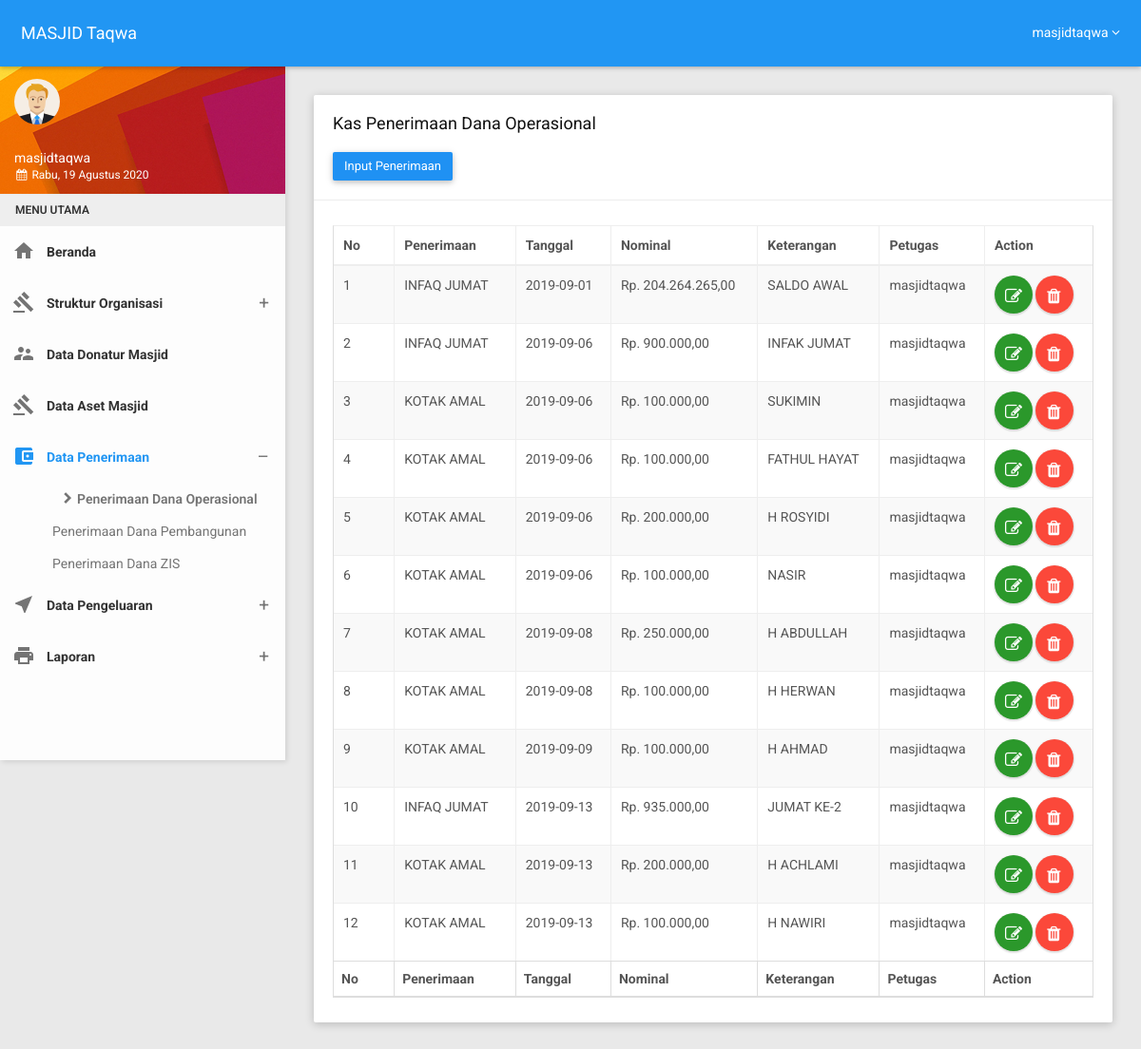
The app's page /index.php?page=Infaq (signed in) with its own data.
### tables this page shows
CREATE TABLE `tr_infaq` (
  `id_infaq` int(11) NOT NULL,
  `jenis_infaq` enum('INFAQ JUMAT','KOTAK AMAL','INFAQ LAINNYA') NOT NULL,
  `tanggal` date NOT NULL,
  `nominal` varchar(255) NOT NULL,
  `keterangan` varchar(255) NOT NULL,
  `id_petugas` int(11) NOT NULL,
  `publish` enum('T','F') NOT NULL
);

CREATE TABLE `m_petugas` (
  `id_petugas` int(11) NOT NULL,
  `nama_petugas` varchar(255) NOT NULL,
  `jenis_kelamin` enum('L','P') NOT NULL,
  `no_hp` varchar(255) NOT NULL,
  `user` varchar(255) NOT NULL,
  `password` varchar(255) NOT NULL,
  `level` enum('ADMIN','USER') NOT NULL,
  `id_masjid` int(11) DEFAULT NULL,
  `publish` enum('T','F') NOT NULL
);

### page/tr_infaq.php (the view, shortened to what this page needs)
<?php
$b = !empty($_GET['b']) ? $_GET['b'] : "reset";
?>
<?php
$kdb = koneksidatabase();
    switch ($b)
    {
        case "reset" : curd_read(); break;
    }
    function curd_read()
    {
        ?>
        <div class="row clearfix">
            <div class="col-lg-12 col-md-12 col-sm-12 col-xs-12">
                <div class="card">
                    <div class="header">
                        <h2>
                            Kas Penerimaan Dana Operasional
                        </h2>
                        <br>
                        <button <?php if ($_SESSION['level'] == 'ADMIN') {
                            echo "class='hidden'";
                        } ?> type="button" class="btn btn-primary waves-effect" data-toggle="modal" data-target="#myModal">Input Penerimaan</button>
                    </div>
                    <div class="body">
                        <div class="table-responsive">
                        <table class="table table-bordered table-striped table-hover js-basic-example dataTable">
                                <thead>
                                    <tr>
                                        <th>No</th>
                                        <th <?php if ($_SESSION['level'] == 'ADMIN') {
                                            echo "class='hidden'";
                                        } ?>>Penerimaan</th>
                                        <th <?php if ($_SESSION['level'] == 'ADMIN') {
                                            echo "class='hidden'";
                                        } ?>>Tanggal</th>
                                        <th <?php if ($_SESSION['level'] == 'ADMIN') {
                                            echo "class='hidden'";
                                        } ?>>Nominal</th>
                                        <th <?php if ($_SESSION['level'] == 'ADMIN') {
                                            echo "class='hidden'";
                                        } ?>>Keterangan</th>
                                        <th>Petugas</th>
                                        <th>Action</th>
                                    </tr>
                                </thead>
                                <tfoot>
                                    <tr>
                                        <th>No</th>
                                        <th <?php if ($_SESSION['level'] == 'ADMIN') {
                                            echo "class='hidden'";
                                        } ?>>Penerimaan</th>
                                        <th <?php if ($_SESSION['level'] == 'ADMIN') {
                                            echo "class='hidden'";
                                        } ?>>Tanggal</th>
                                        <th <?php if ($_SESSION['level'] == 'ADMIN') {
                                            echo "class='hidden'";
                                        } ?>>Nominal</th>
                                        <th <?php if ($_SESSION['level'] == 'ADMIN') {
                                            echo "class='hidden'";
                                        } ?>>Keterangan</th>
                                        <th>Petugas</th>
                                        <th>Action</th>
                                    </tr>
                                </tfoot>
                                <tbody>
                                    <?php
                                    $hasil = sql_select();
                                    $i=1;
                                    while ($t = mysqli_fetch_array($hasil))
                                    {
                                        ?>
                                        <tr>
                                            <td><?php echo $i; ?></td>
                                            <td <?php if ($_SESSION['level'] == 'ADMIN') {
                                            echo "class='hidden'";
                                        } ?>><?php echo $t['jenis_infaq']; ?></td>
                                            <td <?php if ($_SESSION['level'] == 'ADMIN') {
                                            echo "class='hidden'";
                                        } ?>><?php echo $t['tanggal']; ?></td>
                                            <td <?php if ($_SESSION['level'] == 'ADMIN') {
                                            echo "class='hidden'";
                                        } ?>>Rp. <?php echo number_format($t['nominal'],2,',','.');?></td>
                                            <td <?php if ($_SESSION['level'] == 'ADMIN') {
                                            echo "class='hidden'";
                                        } ?>><?php echo $t['keterangan']; ?></td>
                                            <td><?php echo $t['nama_petugas']; ?></td>
                                            <td>
                                            <a <?php if ($_SESSION['level'] == 'ADMIN') {
                                            echo "class='hidden'";
                                        } ?> href="?page=Infaq&b=edit&infaq=<?php echo $t['id_infaq']; ?>" class="btn btn-success btn-circle waves-effect waves-circle waves-float" title="Edit"> <i class="fa fa-edit"> </i> </a>
                                            <button <?php if ($_SESSION['level'] == 'ADMIN') {
                                            echo "class='hidden'";
                                        } ?> class="btn btn-danger btn-circle waves-effect waves-circle waves-float" title="Hapus" data-toggle="modal" data-target="#myModalh<?php echo $t['id_infaq']; ?>"><i class="fa fa-trash"></i></button>
                                        </td>
                                    </tr>
                        <?php
                        $i++;
}
?>
</tbody>
</table>
</div>
</div>
</div>
</div>
</div>
<?php
}
?>
<?php
function koneksidatabase()
{
    include('./koneksi/koneksi.php');
    return $kdb;
}
function sql_select()
{
    global $kdb;
    if ($_SESSION['level'] == 'USER') {
        $sql = "SELECT a.*,b.* FROM `tr_infaq` as a, `m_petugas` as b where a.`id_petugas`=b.`id_petugas` and b.`id_masjid`=".$_SESSION['id_masjid'];
    }
    else {
        $sql = "SELECT a.*, b.*, c.*, SUM(a.nominal) as TotalPenerimaan FROM `tr_infaq` as a, `m_petugas` as b, m_masjid as c where a.`id_petugas`=b.`id_petugas` AND c.id_masjid = b.id_masjid GROUP BY c.nama_masjid";
    }
    $hasil = mysqli_query($kdb, $sql) or die(mysqli_error($kdb));
    return $hasil;
}
?>

### records on screen
tr_infaq: jenis_infaq "INFAQ JUMAT", tanggal "2019-09-01", nominal "204.264.265,00", keterangan "SALDO AWAL", id_petugas.nama_petugas "masjidtaqwa"
tr_infaq: jenis_infaq "INFAQ JUMAT", tanggal "2019-09-06", nominal "900.000,00", keterangan "INFAK JUMAT", id_petugas.nama_petugas "masjidtaqwa"
tr_infaq: jenis_infaq "KOTAK AMAL", tanggal "2019-09-06", nominal "100.000,00", keterangan "SUKIMIN", id_petugas.nama_petugas "masjidtaqwa"
tr_infaq: jenis_infaq "KOTAK AMAL", tanggal "2019-09-06", nominal "100.000,00", keterangan "FATHUL HAYAT", id_petugas.nama_petugas "masjidtaqwa"
tr_infaq: jenis_infaq "KOTAK AMAL", tanggal "2019-09-06", nominal "200.000,00", keterangan "H ROSYIDI", id_petugas.nama_petugas "masjidtaqwa"
tr_infaq: jenis_infaq "KOTAK AMAL", tanggal "2019-09-06", nominal "100.000,00", keterangan "NASIR", id_petugas.nama_petugas "masjidtaqwa"
tr_infaq: jenis_infaq "KOTAK AMAL", tanggal "2019-09-08", nominal "250.000,00", keterangan "H ABDULLAH", id_petugas.nama_petugas "masjidtaqwa"
tr_infaq: jenis_infaq "KOTAK AMAL", tanggal "2019-09-08", nominal "100.000,00", keterangan "H HERWAN", id_petugas.nama_petugas "masjidtaqwa"
tr_infaq: jenis_infaq "KOTAK AMAL", tanggal "2019-09-09", nominal "100.000,00", keterangan "H AHMAD", id_petugas.nama_petugas "masjidtaqwa"
tr_infaq: jenis_infaq "INFAQ JUMAT", tanggal "2019-09-13", nominal "935.000,00", keterangan "JUMAT KE-2", id_petugas.nama_petugas "masjidtaqwa"
tr_infaq: jenis_infaq "KOTAK AMAL", tanggal "2019-09-13", nominal "200.000,00", keterangan "H ACHLAMI", id_petugas.nama_petugas "masjidtaqwa"
tr_infaq: jenis_infaq "KOTAK AMAL", tanggal "2019-09-13", nominal "100.000,00", keterangan "H NAWIRI", id_petugas.nama_petugas "masjidtaqwa"

### other values on screen
$_SESSION['nama_masjid'] "Taqwa"
$_SESSION['nama_petugas'] "masjidtaqwa"
